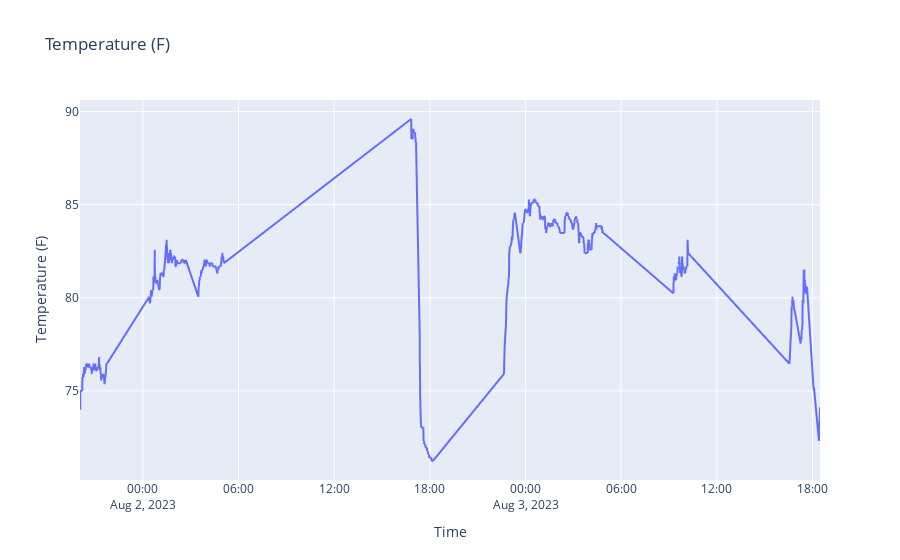

The cell this chart's notebook holds for it:
### Code cell
figTemp = df.plot(x="Time", y="Temperature (F)", title='Temperature (F)')
figTemp.show()

### Figure 1 — Plotly figure (JSON) as saved in the notebook; plotly's stock layout.template omitted (floating-point values rounded to 4 significant figures; data arrays with more than 128 entries replaced by an {"elided": "..."} marker saying what was removed)
{"data": [{"hovertemplate": "Time=%{x}<br>Temperature (F)=%{y}<extra></extra>", "legendgroup": "", "line": {"color": "#636efa", "dash": "solid"}, "marker": {"symbol": "circle"}, "mode": "lines", "name": "", "showlegend": false, "type": "scattergl", "x": {"elided": "5069 str values"}, "xaxis": "x", "y": {"elided": "5069 float values"}, "yaxis": "y"}], "layout": {"legend": {"tracegroupgap": 0}, "title": {"text": "Temperature (F)"}, "xaxis": {"anchor": "y", "domain": [0, 1], "title": {"text": "Time"}}, "yaxis": {"anchor": "x", "domain": [0, 1], "title": {"text": "Temperature (F)"}}}}
